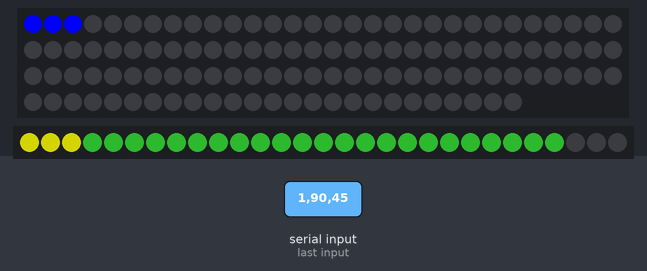
Bench run of a sketch on a simulated Arduino Uno, built with avr-gcc and run on an emulated ATmega328P. Parts: 115 RGB LEDs in strip order, left to right, continuing on the next row, 29 RGB LEDs in strip order, left to right. The inputs (shaded band) are chosen by the test bench. Dim RGB values are drawn brighter than linear; what the sketch prints to the serial monitor is not drawn.

1.3 s: "1,90,45\n" received over Serial
Above: at 1.55 s.
Timing chart, 0 to 4.3 s (numbered marks = the images above; inputs shaded):
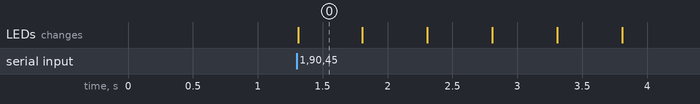

Measured:
- after the input at 1.3 s, the LEDs: change at once (image 0)

The sketch:

LEDDisplay.ino
```cpp
#include <Adafruit_NeoPixel.h>

struct Strip {
    Strip(Adafruit_NeoPixel& pixels) : pixels(pixels) {}
    Adafruit_NeoPixel& pixels;
    boolean isDirty = false;
    boolean show() {
      if (isDirty) {
        pixels.show();
        isDirty = false;
        return true;
      }
      return false;
    }
};

Adafruit_NeoPixel wheelPixels = Adafruit_NeoPixel(115, 6, NEO_GRB + NEO_KHZ800);
Adafruit_NeoPixel indicatorPixels = Adafruit_NeoPixel(29, 7, NEO_GRB + NEO_KHZ800);

Strip wheelStrip = Strip(wheelPixels);
Strip indicatorStrip = Strip(indicatorPixels);

String inputBuffer = "";
boolean cmdComplete = false;

class Timer {
  public:
    Timer(unsigned int interval, void (*cb)()) : interval(interval), cb(cb) {}
    void start() {
      running = true;
      lastTime = millis();
    }
    void stop() {
      running = false;
    }
    boolean tick() {
      if (!running) {
        return false;
      }
      unsigned long now = millis();
      if ((now - lastTime) > interval) {
        lastTime = now;
        cb();
        return true;
      }
      return false;
    }
    boolean isRunning() {
      return running;
    }
  private:
    unsigned int interval;
    boolean running = false;
    unsigned long lastTime = 0;
    void (*cb)();
};


class Blinker {
  public:
    Blinker(Strip& strip, unsigned int offset = 0, unsigned int length = 3, uint32_t color = 0x808000) : offset(offset), length(length), strip(strip), color(color) {}
    void toggle() {
      set(!on);
    }
    void set(boolean _on) {
      on = _on;
      for (int i = 0; i < length; i++) {
        strip.pixels.setPixelColor(i + offset, on ? color : 0);
      }
      strip.isDirty = true;
    }
  private:
    boolean on = false;
    Strip& strip;
    unsigned int offset = 0;
    unsigned int length = 3;
    uint32_t color;
};

class CenteredBar {
  public:
    CenteredBar(Strip& strip, unsigned int center, unsigned int noOfLeds) :
      strip(strip),
      center(center),
      noOfLeds((noOfLeds)) {}

    void set(unsigned int ledsOn, uint32_t color) {
      if (ledsOn > noOfLeds + 1) {
        ledsOn = noOfLeds + 1;
      }
      for (int i = 0; i <= noOfLeds; i++) {
        strip.pixels.setPixelColor(center + i, 0);
        strip.pixels.setPixelColor(center - i, 0);
      }
      if (ledsOn > 0) {
        strip.pixels.setPixelColor(center, color);
      }
      for (int i = 1; i < ledsOn; i++) {
        strip.pixels.setPixelColor(center + i, color);
        strip.pixels.setPixelColor(center - i, color);
      }
      strip.isDirty = true;
    }
  private:
    unsigned int center = 0;
    unsigned int noOfLeds = 0;
    Strip& strip;
};

class Dot {
  public:
    Dot(Strip& strip, uint32_t color = 0x0000ff) :
      strip(strip),
      color(color),
      stripLength(strip.pixels.numPixels()) {}

    void setStripLength(unsigned int length) {
      stripLength = length;
    }

    void setOffset(unsigned int _offset) {
      offset = _offset;
    }

    void set(int position) {
      strip.isDirty = true;
      if (position > (stripLength - 1)) {
        position = stripLength - 1;
      }
      for (int i = 0; i < stripLength; i++) {
        strip.pixels.setPixelColor(offset + i, 0);
      }
      if (position < 0) {
        return;
      }
      strip.pixels.setPixelColor(offset + position, color);
      for (int i = 1; i <= padding; i++) {
        int iHigh = position + i;
        int iLow =  position - i;
        if (iHigh < stripLength) {
          strip.pixels.setPixelColor(offset + iHigh, color);
        }
        if (iLow >= 0) {
          strip.pixels.setPixelColor(offset + iLow, color);
        }
      }
    }
  private:
    uint32_t color = 0;
    unsigned int offset = 0;
    unsigned int padding = 1;
    int stripLength = 0;
    Strip& strip;
};

// blinkers
Blinker blinkerLeft = Blinker(indicatorStrip);
Blinker blinkerRight = Blinker(indicatorStrip, 26);

void toggleLeftBlinker() {
  blinkerLeft.toggle();
}

void toggleRightBlinker() {
  blinkerRight.toggle();
}

Timer blinkerLeftTimer = Timer(500, &toggleLeftBlinker);
Timer blinkerRightTimer = Timer(500, &toggleRightBlinker);

// throttle & brake
CenteredBar accelerationBar = CenteredBar(indicatorStrip, 14, 11);

// steering wheel dot
Dot steeringWheel = Dot(wheelStrip);

void setup() {
  Serial.begin(115200);
  inputBuffer.reserve(100);
  wheelStrip.pixels.begin();
  wheelStrip.pixels.clear();
  indicatorStrip.pixels.begin();
  indicatorStrip.pixels.clear();
  wheelStrip.isDirty = true;
  indicatorStrip.isDirty = true;
  indicatorStrip.show();
  wheelStrip.show();
  Serial.print("ready\n");
}

void loop() {
  boolean cmdDone = false;
  if (cmdComplete) {
    execCmd(inputBuffer);
    inputBuffer = "";
    cmdComplete = false;
    cmdDone = true;
  }
  blinkerLeftTimer.tick();
  blinkerRightTimer.tick();
  indicatorStrip.show();
  wheelStrip.show();
  if (cmdDone) {
    Serial.print("k\n");
  }
}

void setBlinker(Blinker& blinker, Timer& timer, boolean on) {
  if (on) {
    if (!timer.isRunning()) {
      blinker.set(true);
      timer.start();
    }
  } else {
    blinker.set(false);
    timer.stop();
  }
}

void setBlinkers(int state) {
  int leftOn = state & 1;
  int rightOn = (state >> 1) & 1;
  setBlinker(blinkerLeft, blinkerLeftTimer, leftOn);
  setBlinker(blinkerRight, blinkerRightTimer, rightOn);
}

void setAcceleration(int leds) {
  uint32_t color = leds < 0 ? 0x800000 : 0x114611;
  leds = leds < 0 ? -leds : leds;
  accelerationBar.set(leds, color);
}

boolean execCmd(String& cmd) {
  int args[3] = {0};
  int startFrom = 0;
  int i = 0;
  for (; i < 2; i++) {
    int commaIndex = cmd.indexOf(',', startFrom);
    if (commaIndex == -1) {
      return false;
    }
    args[i] = cmd.substring(startFrom, commaIndex).toInt();
    startFrom = commaIndex + 1;
  }
  args[i] = cmd.substring(startFrom).toInt();

  steeringWheel.set(args[0]);
  setAcceleration(args[1]);
  setBlinkers(args[2]);
  return true;
}

char lastChar = 0;
void serialEvent() {
  while (Serial.available()) {
    char inChar = (char)Serial.read();
    if (inChar == '\n') {
      cmdComplete = true;
      return;
    }
    lastChar = inChar;
    inputBuffer += inChar;
  }
}
```
